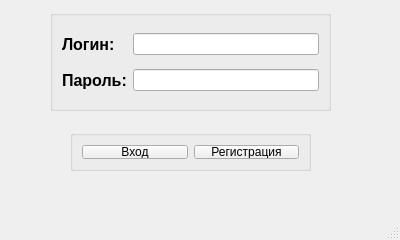
<?xml version="1.0" encoding="UTF-8"?>
<ui version="4.0">
 <class>MainWindow</class>
 <widget class="QMainWindow" name="MainWindow">
  <property name="windowModality">
   <enum>Qt::NonModal</enum>
  </property>
  <property name="enabled">
   <bool>true</bool>
  </property>
  <property name="geometry">
   <rect>
    <x>0</x>
    <y>0</y>
    <width>400</width>
    <height>240</height>
   </rect>
  </property>
  <property name="minimumSize">
   <size>
    <width>400</width>
    <height>240</height>
   </size>
  </property>
  <property name="maximumSize">
   <size>
    <width>400</width>
    <height>240</height>
   </size>
  </property>
  <property name="windowTitle">
   <string>MainWindow</string>
  </property>
  <widget class="QWidget" name="centralwidget">
   <widget class="QGroupBox" name="groupBox1">
    <property name="geometry">
     <rect>
      <x>50</x>
      <y>10</y>
      <width>281</width>
      <height>101</height>
     </rect>
    </property>
    <layout class="QGridLayout" name="gridLayout_2">
     <item row="0" column="0">
      <widget class="QLabel" name="LoginLabel">
       <property name="font">
        <font>
         <family>Arimo</family>
         <pointsize>12</pointsize>
         <weight>75</weight>
         <bold>true</bold>
        </font>
       </property>
       <property name="text">
        <string>Логин:</string>
       </property>
      </widget>
     </item>
     <item row="0" column="1">
      <widget class="QLineEdit" name="loginEdit"/>
     </item>
     <item row="1" column="0">
      <widget class="QLabel" name="Parolabel">
       <property name="font">
        <font>
         <family>Arimo</family>
         <pointsize>12</pointsize>
         <weight>75</weight>
         <bold>true</bold>
        </font>
       </property>
       <property name="text">
        <string>Пароль:</string>
       </property>
      </widget>
     </item>
     <item row="1" column="1">
      <widget class="QLineEdit" name="ParoEdit"/>
     </item>
    </layout>
   </widget>
   <widget class="QGroupBox" name="groupBox">
    <property name="geometry">
     <rect>
      <x>70</x>
      <y>130</y>
      <width>241</width>
      <height>41</height>
     </rect>
    </property>
    <layout class="QGridLayout" name="gridLayout">
     <item row="1" column="1">
      <widget class="QPushButton" name="RegisButton">
       <property name="text">
        <string>Регистрация</string>
       </property>
      </widget>
     </item>
     <item row="1" column="0">
      <widget class="QPushButton" name="VhodButton">
       <property name="text">
        <string>Вход</string>
       </property>
      </widget>
     </item>
    </layout>
   </widget>
  </widget>
  <widget class="QMenuBar" name="menubar">
   <property name="geometry">
    <rect>
     <x>0</x>
     <y>0</y>
     <width>400</width>
     <height>30</height>
    </rect>
   </property>
  </widget>
  <widget class="QStatusBar" name="statusbar"/>
 </widget>
 <resources/>
 <connections/>
</ui>
